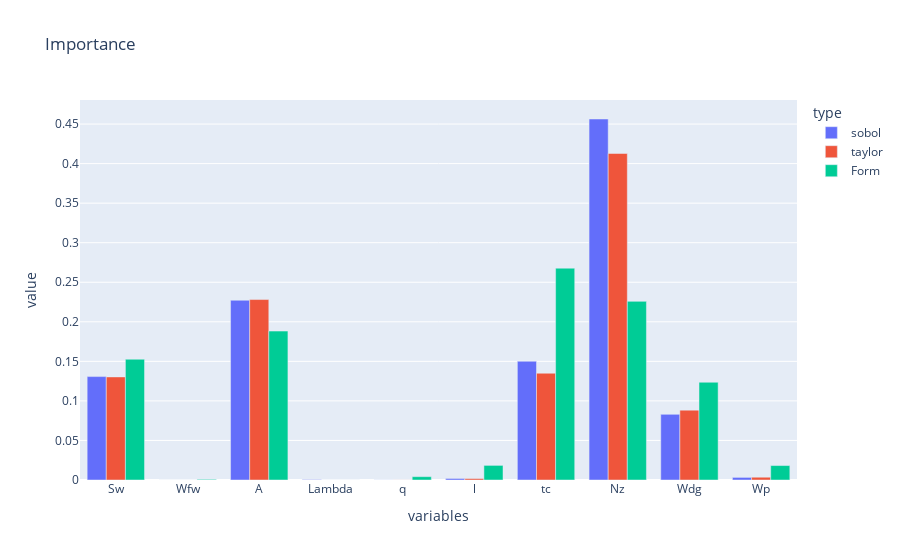

Here is the notebook cell this chart was saved with:
### Markdown cell above
> 24. Calculer les facteurs d’importance issus de l’approximation FORM. En appliquant le même critère de sélection que précédemment, quelles sont les variables influentes?

### Code cell
# Importance Threshold
threshold = 0.005

# Compute the gradient at the design point
design_point_standard_space = result_form.getStandardSpaceDesignPoint()

# We should first transform the design point back to the physical space before evaluating the model
design_point_physical_space = distribution_entrees.getInverseIsoProbabilisticTransformation()(design_point_standard_space)

finite_difference_gradient_model = CenteredFiniteDifferenceGradient(epsilon, symbolic_function.getEvaluation())
gradient = finite_difference_gradient_model.gradient(design_point_physical_space)

# Calculate the importance factors
marginal_standard_deviations = distribution_entrees.getStandardDeviation()
importance_factors_form = []
for i in range(distribution_entrees.getDimension()):
    factor = abs(gradient[i, 0]) * marginal_standard_deviations[i]
    importance_factors_form.append(factor)
importance_factors_form = ot.Point(importance_factors_form)
importance_factors_form /= sum(importance_factors_form)

# Apply the selection criterion (importance factor > 0.5%)
important_variables = []
for i, factor in enumerate(importance_factors_form):
    if factor >= threshold:
        important_variables.append(i)

print("Important variables :", nom_sources[important_variables])



df3 = pd.DataFrame({})
df3["value"]=(np.array(importance_factors_form))
df3["variables"]=(nom_sources_list)
df3["type"]=(["Form" for _ in range(len(nom_sources_list))])

df4 = df.append(df3)
fig = px.bar(df4,x="variables", y="value",color="type", title='Importance',barmode='group')
sb.barplot(df4,x="variables", y="value", hue="type")
fig.show()

### Figure 1 — Plotly figure (JSON) as saved in the notebook; plotly's stock layout.template omitted (floating-point values rounded to 4 significant figures)
{"data": [{"alignmentgroup": "True", "hovertemplate": "type=sobol<br>variables=%{x}<br>value=%{y}<extra></extra>", "legendgroup": "sobol", "marker": {"color": "#636efa", "pattern": {"shape": ""}}, "name": "sobol", "offsetgroup": "sobol", "orientation": "v", "showlegend": true, "textposition": "auto", "type": "bar", "x": ["Sw", "Wfw", "A", "Lambda", "q", "l", "tc", "Nz", "Wdg", "Wp"], "xaxis": "x", "y": [0.1307, 3.236e-06, 0.2273, 0.0005227, 9.021e-05, 0.001948, 0.1501, 0.4564, 0.083, 0.003289], "yaxis": "y"}, {"alignmentgroup": "True", "hovertemplate": "type=taylor<br>variables=%{x}<br>value=%{y}<extra></extra>", "legendgroup": "taylor", "marker": {"color": "#EF553B", "pattern": {"shape": ""}}, "name": "taylor", "offsetgroup": "taylor", "orientation": "v", "showlegend": true, "textposition": "auto", "type": "bar", "x": ["Sw", "Wfw", "A", "Lambda", "q", "l", "tc", "Nz", "Wdg", "Wp"], "xaxis": "x", "y": [0.1303, 2.94e-06, 0.2282, 0, 8.251e-05, 0.001803, 0.135, 0.4128, 0.08833, 0.003516], "yaxis": "y"}, {"alignmentgroup": "True", "hovertemplate": "type=Form<br>variables=%{x}<br>value=%{y}<extra></extra>", "legendgroup": "Form", "marker": {"color": "#00cc96", "pattern": {"shape": ""}}, "name": "Form", "offsetgroup": "Form", "orientation": "v", "showlegend": true, "textposition": "auto", "type": "bar", "x": ["Sw", "Wfw", "A", "Lambda", "q", "l", "tc", "Nz", "Wdg", "Wp"], "xaxis": "x", "y": [0.1527, 0.0008183, 0.1883, 2.99e-06, 0.004197, 0.01848, 0.2678, 0.2259, 0.1236, 0.01828], "yaxis": "y"}], "layout": {"barmode": "group", "legend": {"title": {"text": "type"}, "tracegroupgap": 0}, "title": {"text": "Importance"}, "xaxis": {"anchor": "y", "domain": [0, 1], "title": {"text": "variables"}}, "yaxis": {"anchor": "x", "domain": [0, 1], "title": {"text": "value"}}}}
